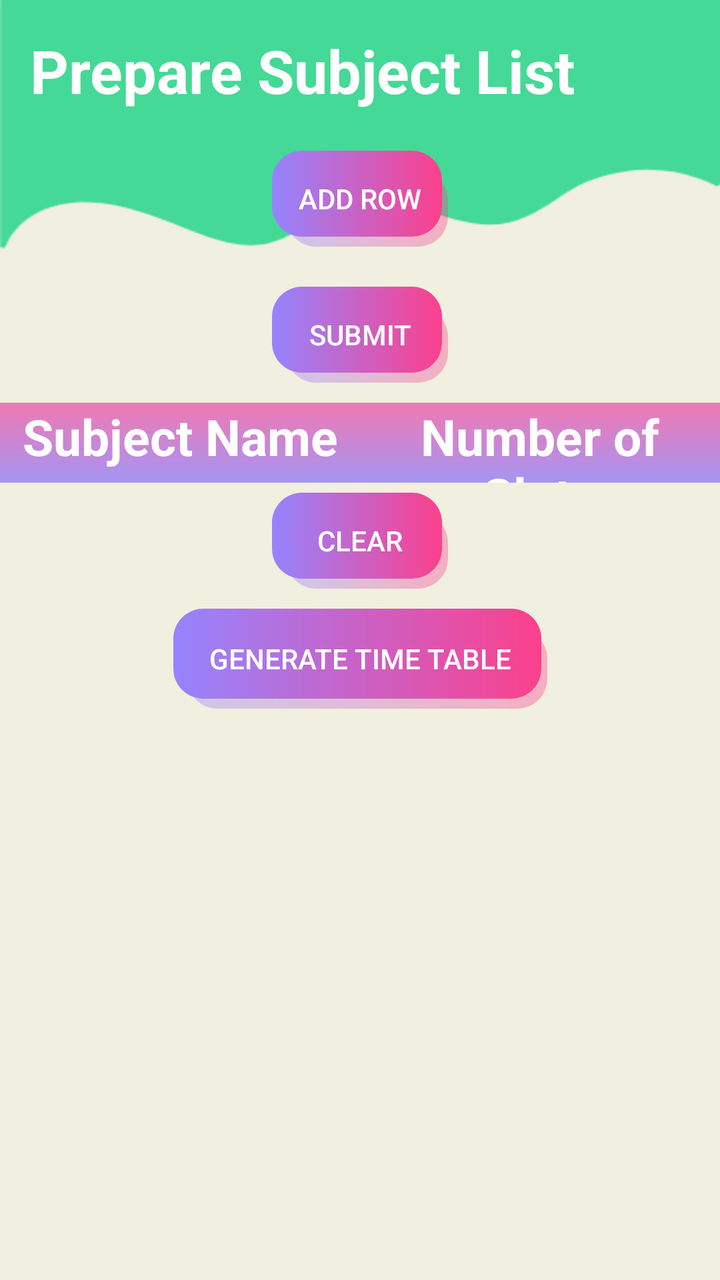
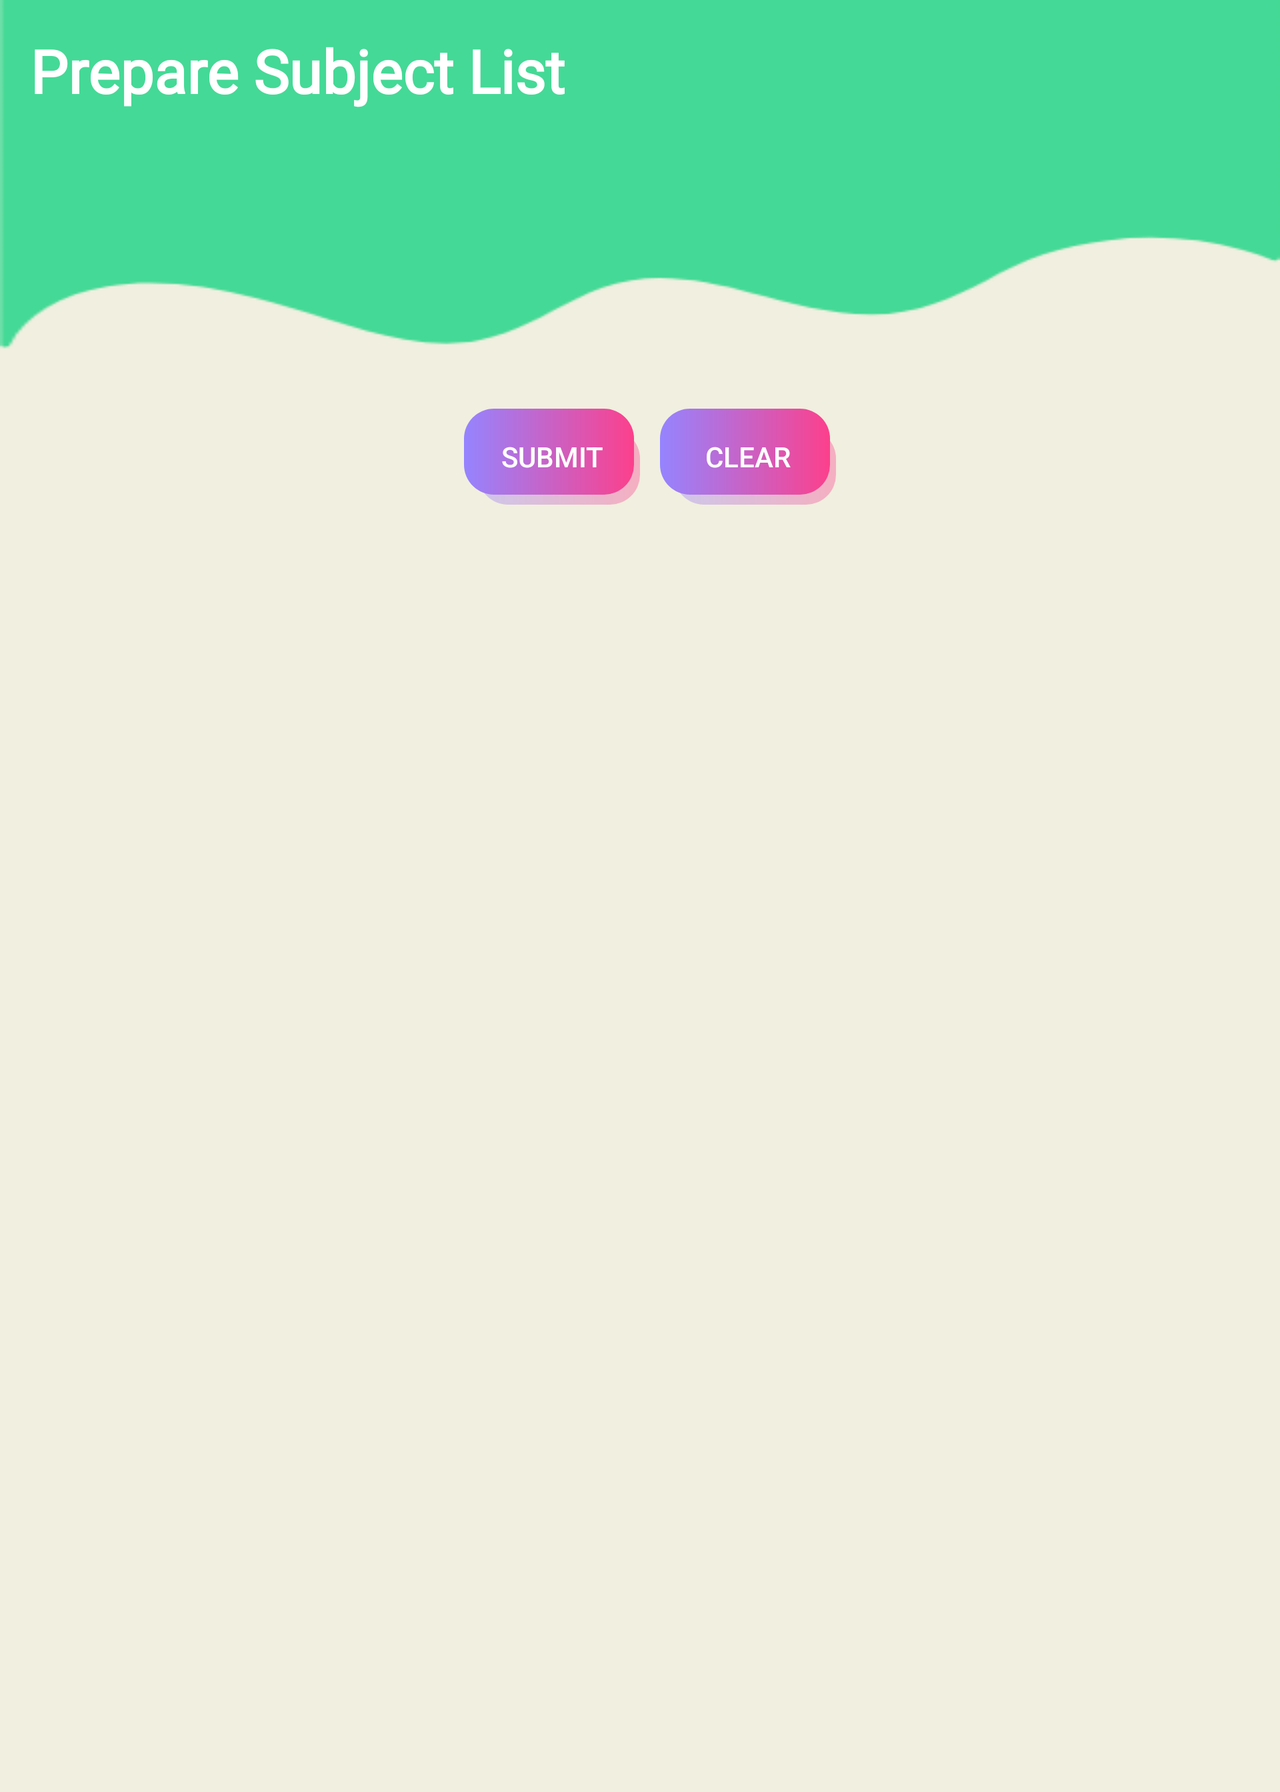

Compare how this app lays out the same screen by default and in its alternative resource folder. The renders come first, then the two layout files and the values they reference.
<!-- AndroidManifest.xml: application theme Theme.Proj -->
<!-- res/layout/activity_main3.xml -->
<LinearLayout xmlns:android="http://schemas.android.com/apk/res/android"
    xmlns:app="http://schemas.android.com/apk/res-auto"
    xmlns:tools="http://schemas.android.com/tools"
    android:id="@+id/layout_main"
    android:layout_width="match_parent"
    android:layout_height="match_parent"
    android:background="@drawable/bg"
    android:orientation="vertical"
    android:theme="@style/Theme.Material3.Dark.NoActionBar">


    <TextView
        android:layout_width="wrap_content"
        android:layout_height="wrap_content"
        android:layout_marginStart="15dp"
        android:layout_marginTop="15dp"
        android:layout_marginBottom="10dp"
        android:text="Prepare Subject List"
        android:textColor="@color/white"
        android:textSize="30sp"
        android:textStyle="bold"
        app:layout_constraintEnd_toEndOf="parent"
        app:layout_constraintStart_toStartOf="parent" />

    <androidx.constraintlayout.widget.ConstraintLayout
        android:layout_width="match_parent"
        android:layout_height="wrap_content"
        android:padding="10dp">

        <androidx.appcompat.widget.AppCompatButton
            android:id="@+id/btn_add_row"
            android:layout_width="wrap_content"
            android:layout_height="wrap_content"
            android:background="@drawable/button_next"
            android:elevation="150dp"
            android:text="Add Row"
            android:textColor="@color/white"
            app:layout_constraintEnd_toEndOf="parent"
            app:layout_constraintStart_toStartOf="parent" />
    </androidx.constraintlayout.widget.ConstraintLayout>

    <LinearLayout
        android:id="@+id/layout_row_container"
        android:layout_width="match_parent"
        android:layout_height="wrap_content"
        android:divider="@drawable/empty_tall_divider"
        android:orientation="vertical"
        android:showDividers="middle">

        

    </LinearLayout>

    <androidx.constraintlayout.widget.ConstraintLayout
        android:layout_width="match_parent"
        android:layout_height="wrap_content"
        android:padding="10dp">

        <androidx.appcompat.widget.AppCompatButton
            android:id="@+id/btn_submit"
            android:layout_width="wrap_content"
            android:layout_height="wrap_content"
            android:background="@drawable/button_next"
            android:text="Submit"
            android:textColor="@color/white"
            app:layout_constraintEnd_toEndOf="parent"
            app:layout_constraintStart_toStartOf="parent" />
    </androidx.constraintlayout.widget.ConstraintLayout>

    <LinearLayout
        android:layout_width="match_parent"
        android:layout_height="wrap_content"
        android:background="@drawable/gradient_text"
        android:orientation="vertical">

        <TableLayout
            android:id="@+id/tableLayout"
            android:layout_width="match_parent"
            android:layout_height="wrap_content">

            <TableRow>

                <TextView
                    android:layout_width="0dp"
                    android:layout_height="40dp"
                    android:layout_weight="1"
                    android:text="Subject Name"
                    android:textAlignment="center"
                    android:textColor="@color/white"
                    android:textSize="25sp"
                    android:textStyle="bold" />

                <TextView
                    android:layout_width="0dp"
                    android:layout_height="40dp"
                    android:layout_weight="1"
                    android:text="Number of Slots"
                    android:textAlignment="center"
                    android:textColor="@color/white"
                    android:textSize="25sp"
                    android:textStyle="bold" />

            </TableRow>
        </TableLayout>

        <TableLayout
            android:id="@+id/gridlay"
            android:layout_width="match_parent"
            android:layout_height="wrap_content"></TableLayout>
    </LinearLayout>

    <androidx.constraintlayout.widget.ConstraintLayout
        android:layout_width="match_parent"
        android:layout_height="wrap_content"
        android:padding="5dp">

        <androidx.appcompat.widget.AppCompatButton
            android:id="@+id/clear"
            android:layout_width="wrap_content"
            android:layout_height="wrap_content"
            android:background="@drawable/button_next"
            android:text="clear"
            android:textColor="@color/white"
            app:layout_constraintEnd_toEndOf="parent"
            app:layout_constraintHorizontal_bias="0.5"
            app:layout_constraintStart_toStartOf="parent" />
    </androidx.constraintlayout.widget.ConstraintLayout>

    <androidx.constraintlayout.widget.ConstraintLayout
        android:layout_width="match_parent"
        android:layout_height="wrap_content"
        android:padding="5dp">

        <androidx.appcompat.widget.AppCompatButton
            android:id="@+id/generate"
            android:layout_width="187dp"
            android:layout_height="50dp"
            android:background="@drawable/button_next"
            android:text="Generate Time Table"
            android:textColor="@color/white"
            app:layout_constraintEnd_toEndOf="parent"
            app:layout_constraintStart_toStartOf="parent"
            app:layout_constraintTop_toTopOf="parent" />
    </androidx.constraintlayout.widget.ConstraintLayout>
</LinearLayout>
<!-- resources referenced by this layout -->
<resources>
  <color name="white">#FFFFFFFF</color>
  <!-- drawable bg: png bitmap (drawable, 7635 bytes) -->
  <!-- drawable button_next (drawable) -->
  <layer-list xmlns:android="http://schemas.android.com/apk/res/android">
      
      <item android:left="7dp" android:top="10dp">
          <shape>
              <gradient android:startColor="#619584FF" android:endColor="#5EFC408C"/>
              <corners android:radius="15dp" />
          </shape>
      </item>
      
      <item android:bottom="5dp" android:right="3dp">
          <shape>
              <gradient android:startColor="#9584ff" android:endColor="#fc408c"/>
  
              <corners android:radius="15dp" />
          </shape>
      </item>
  </layer-list>
  <!-- drawable empty_tall_divider (drawable) -->
  <?xml version="1.0" encoding="utf-8"?>
  <shape xmlns:android="http://schemas.android.com/apk/res/android">
      <size android:width="100dp" android:height="10dp"/>
  </shape>
  <!-- drawable gradient_text (drawable) -->
  <shape xmlns:android="http://schemas.android.com/apk/res/android"
      android:shape="rectangle">
      <gradient
          android:startColor="#986F58FF"
          android:endColor="#8EF21A90"
          android:angle="90" />
  </shape>
  <style name="Theme.Proj" parent="Theme.MaterialComponents.DayNight.NoActionBar">
          
          <item name="colorPrimary">@color/blue</item>
          <item name="colorPrimaryVariant">@color/blue</item>
          <item name="colorOnPrimary">@color/blue</item>
          
          <item name="colorSecondary">@color/teal_200</item>
          <item name="colorSecondaryVariant">@color/teal_700</item>
          <item name="colorOnSecondary">@color/black</item>
          
          <item name="android:statusBarColor">?attr/colorPrimaryVariant</item>
          
      </style>
  <color name="blue">#0f1aca</color>
  <color name="teal_200">#FF03DAC5</color>
  <color name="teal_700">#FF018786</color>
  <color name="black">#FF000000</color>
</resources>
<!-- res/layout-land/activity_main3.xml (the repository's variant of the layout above) -->
<!-- drawn on the phone turned sideways -->
<ScrollView
    android:layout_width="match_parent"
    android:layout_height="match_parent"
    xmlns:android="http://schemas.android.com/apk/res/android">
<LinearLayout xmlns:android="http://schemas.android.com/apk/res/android"
    xmlns:app="http://schemas.android.com/apk/res-auto"
    xmlns:tools="http://schemas.android.com/tools"
    android:id="@+id/layout_main"
    android:layout_width="match_parent"
    android:layout_height="match_parent"
    android:background="@drawable/bg"
    android:orientation="vertical"
    android:theme="@style/Theme.Material3.Dark.NoActionBar">


    <TextView
        android:layout_width="wrap_content"
        android:layout_height="wrap_content"
        android:layout_marginStart="15dp"
        android:layout_marginTop="15dp"
        android:layout_marginBottom="10dp"
        android:text="Prepare Subject List"
        android:textColor="@color/white"
        android:textSize="30sp"
        android:textStyle="bold"
        android:fontFamily="@font/oswald"
        app:layout_constraintEnd_toEndOf="parent"
        app:layout_constraintStart_toStartOf="parent" />

    <LinearLayout
    android:id="@+id/layout_row_container"
    android:layout_width="match_parent"
    android:layout_height="wrap_content"
    android:divider="@drawable/empty_tall_divider"
    android:orientation="vertical"
    android:showDividers="middle"
    android:layout_margin="12dp">
</LinearLayout>
    <TableLayout
        android:id="@+id/tableLayout"
        android:layout_width="match_parent"
        android:layout_height="wrap_content"
        android:layout_marginTop="20dp"
        android:layout_marginBottom="15dp"

        >

        <TableRow>

            <TextView
                android:id="@+id/textview1"
                android:layout_width="0dp"
                android:layout_height="40dp"
                android:layout_weight="1"
                android:text="Subject Name"
                android:fontFamily="@font/barlow"
                android:textAlignment="center"
                android:textColor="@color/white"
                android:textSize="25sp"
                android:textStyle="bold"
                android:visibility="invisible"
                />

            <TextView
                android:id="@+id/textview2"
                android:layout_width="0dp"
                android:layout_height="40dp"
                android:layout_weight="1"
                android:text="Number of Slots"
                android:fontFamily="@font/barlow"
                android:textAlignment="center"
                android:textColor="@color/white"
                android:textSize="25sp"
                android:textStyle="bold"
                android:visibility="invisible"/>

        </TableRow>
    </TableLayout>

    <TableLayout
        android:id="@+id/gridlay"
        android:layout_width="match_parent"
        android:layout_height="wrap_content"
        android:background="#00FFFFFF"/>


    <androidx.constraintlayout.widget.ConstraintLayout
        android:layout_width="match_parent"
        android:layout_height="wrap_content"
        android:padding="10dp"
        app:layout_constraintEnd_toEndOf="parent"
        app:layout_constraintHorizontal_bias="0.5"
        app:layout_constraintStart_toStartOf="parent"
        android:layout_marginTop="20dp">

        <LinearLayout
            android:layout_width="wrap_content"
            android:layout_height="match_parent"
            android:gravity="center"
            app:layout_constraintEnd_toEndOf="parent"

            app:layout_constraintHorizontal_bias="0.5"
            app:layout_constraintStart_toStartOf="parent"
            app:layout_constraintTop_toTopOf="parent">

            <androidx.appcompat.widget.AppCompatButton
                android:id="@+id/btn_submit"
                android:layout_width="wrap_content"
                android:layout_height="wrap_content"
                android:layout_gravity="center"
                android:layout_margin="10dp"
                android:background="@drawable/button_next"
                android:text="Submit"
                android:textColor="@color/white" />

            <androidx.appcompat.widget.AppCompatButton
                android:id="@+id/clear"
                android:layout_width="wrap_content"
                android:layout_height="wrap_content"

                android:background="@drawable/button_next"
                android:text="clear"
                android:textColor="@color/white" />
        </LinearLayout>
    </androidx.constraintlayout.widget.ConstraintLayout>

    <LinearLayout
        android:layout_width="match_parent"
        android:layout_height="wrap_content"
        android:background="@drawable/gradient_text"
        android:orientation="vertical">




    </LinearLayout>



    <androidx.constraintlayout.widget.ConstraintLayout
        android:layout_width="match_parent"
        android:layout_height="wrap_content"
        android:padding="5dp">

        <androidx.appcompat.widget.AppCompatButton
            android:id="@+id/generate"
            android:layout_width="187dp"
            android:layout_height="50dp"
            android:background="@drawable/button_next"
            android:text="Generate Time Table"
            android:textColor="@color/white"
            app:layout_constraintEnd_toEndOf="parent"
            app:layout_constraintStart_toStartOf="parent"
            app:layout_constraintTop_toTopOf="parent"
            android:visibility="invisible"/>
    </androidx.constraintlayout.widget.ConstraintLayout>
</LinearLayout>
</ScrollView>
